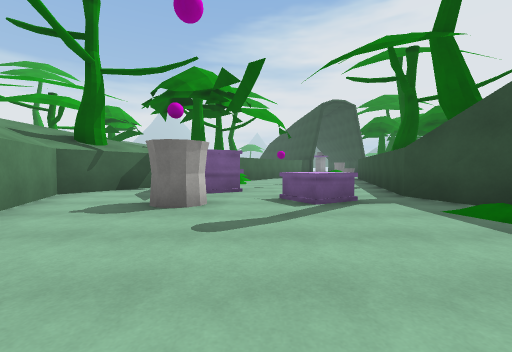
View 1 (above)

20 first-person views from a walk through a Unity game level. The camera is 1.2 m above the floor, tilts 2° down and sees 90° across. The floor is counted in squares, 2 m on a side. Each view is taken from the middle of a square. On the plan, view 1 faces up. The plan holds only what a view shows up to about 9 squares ahead; the rest is blank. The place goes on beyond the plan. The player character is not drawn. Some animated figures are not drawn. Surface patterns are stand-ins for the level's own textures.

View 2
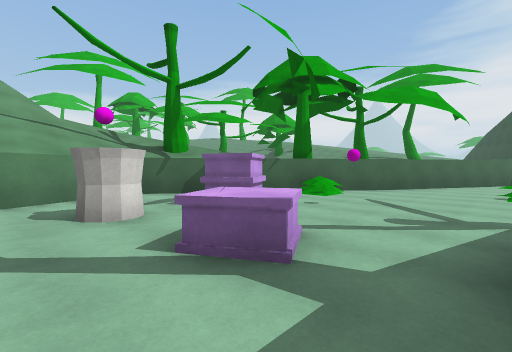

View 3
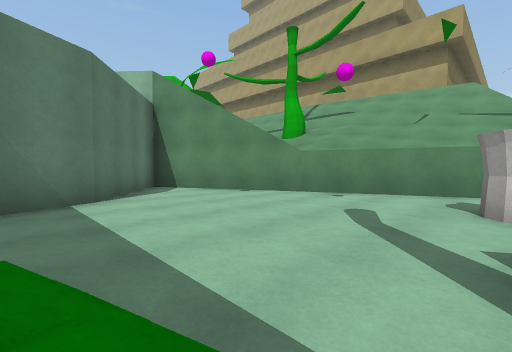

View 4
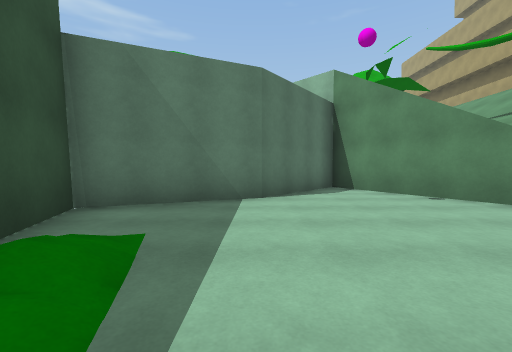

View 5
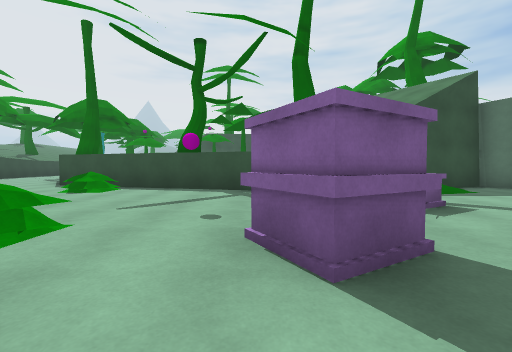

View 6
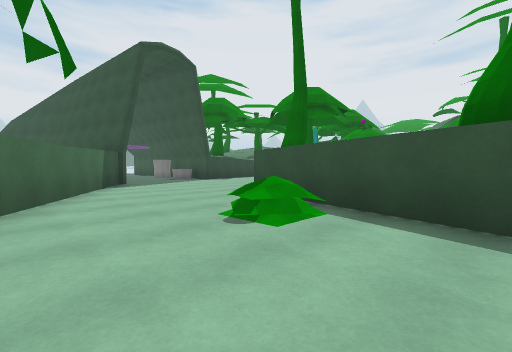

View 7
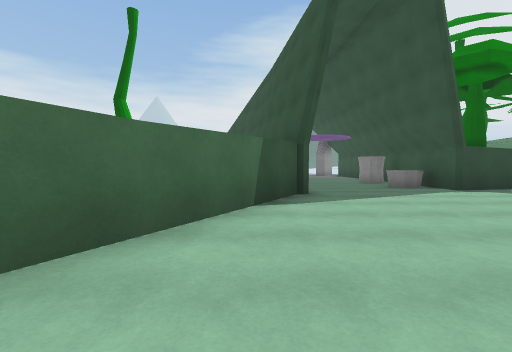

View 8
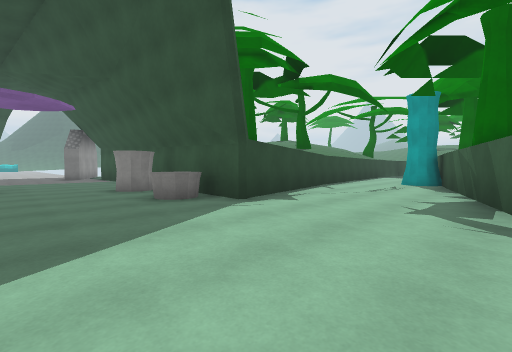

View 9
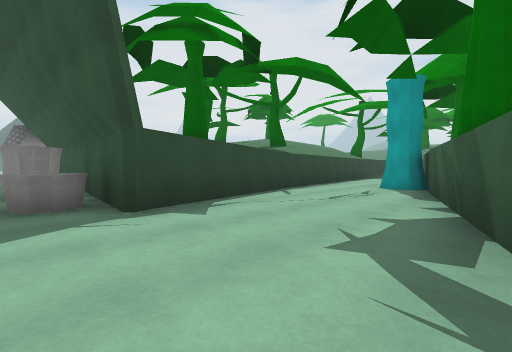

View 10
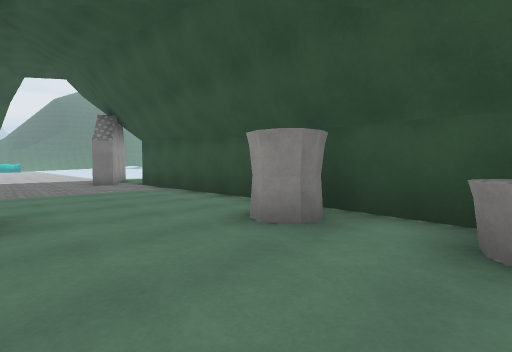

View 11
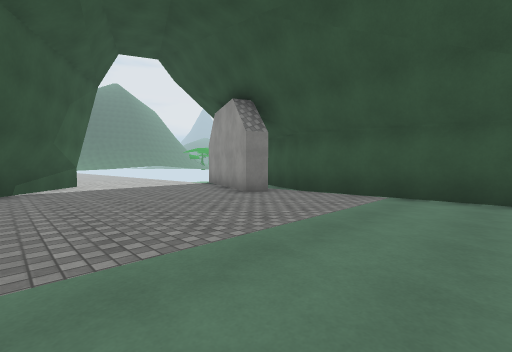

View 12
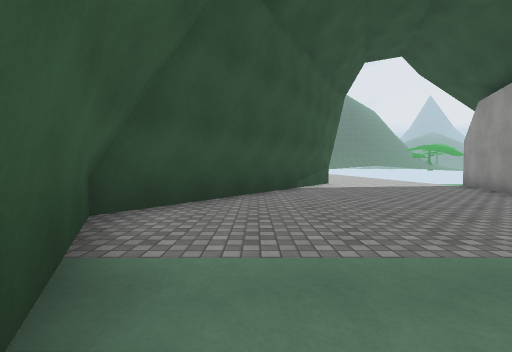

View 13
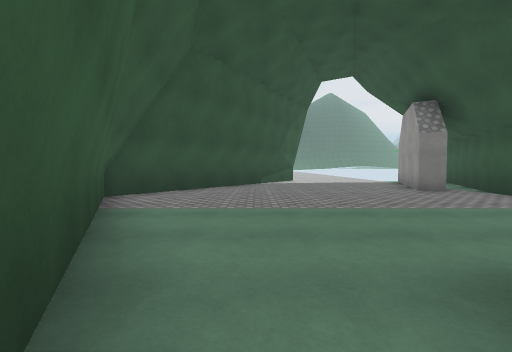

View 14
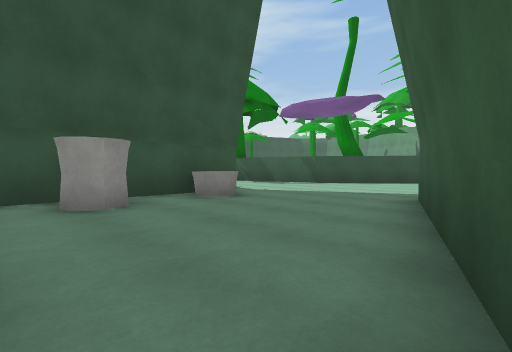

View 15
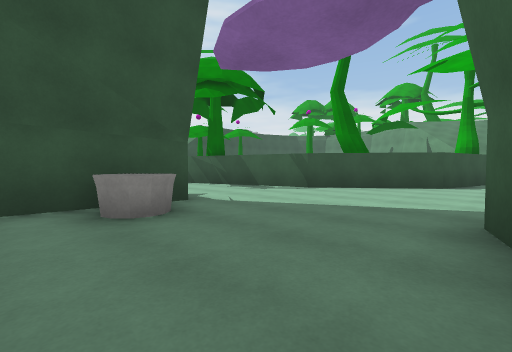

View 16
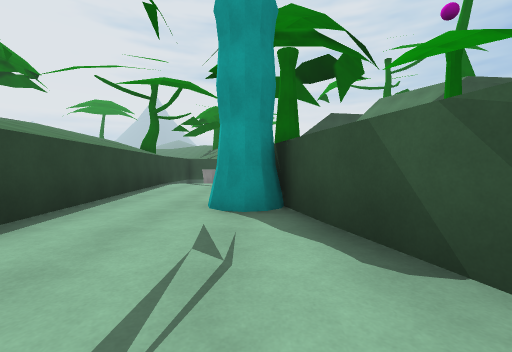

View 17
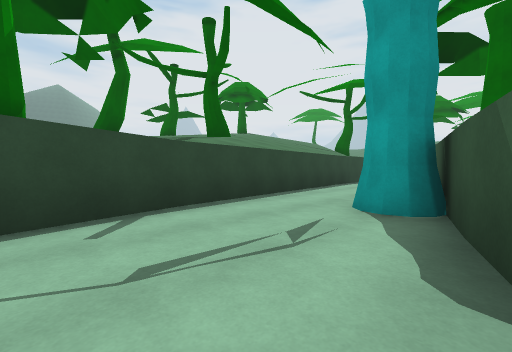

View 18
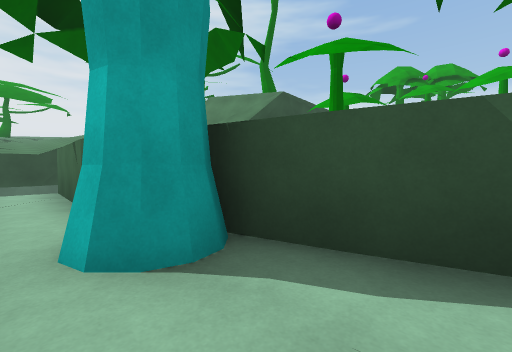

View 19
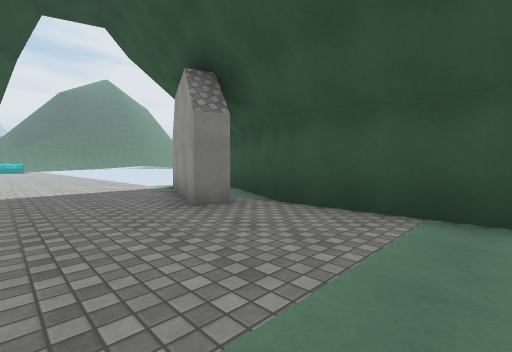

View 20
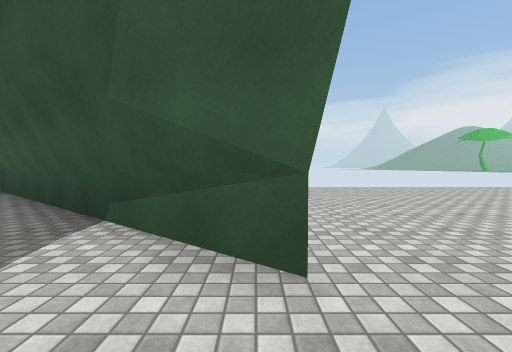

### Floor plan
Points are (right, up) in squares from view 1. A wall is a line through its corners. A room is listed if a view was taken in it or the views show most of it. See-through windows are left out.
Room 1 (views 1, 2, 3, 4, 5, 6, 7, 8, 9, 10, 11, 12, 13, 14, 15, 16, 17, 18, 19, 20)
walls: (2.9, 23) (4.2, 18.7); (3.9, 18.7) (0.1, 11.7); (13, 20.6) (8.1, 19.5) (8.5, 24) (8.4, 29.8) (9.9, 32.9); (7.8, 30.7) (7.6, 30.2) (7.1, 30.4) (8.8, 34.4); (0.1, 11.8) (-0.9, 10.4); (4.7, 35.3) (0, 29.1) (2.5, 24.4); (4.7, 35.4) (4.3, 34.6) (0.2, 29) (0.3, 28.6); (-1.4, 9.7) (-4.3, 5.6) (-0.5, -3.8); (17.3, 18.2) (20.5, 18.1); (20, 21.3) (12.9, 20.6); (-0.3, -3.7) (1.9, -1) (4.7, 0.3) (3, 5.3) (5.3, 13.4) (8.2, 15.6) (16.8, 18.2)
ways out: gap at (3, 5)
objects: other object (-1, 6) to (-1, 7); other object (-1, 10); other object (1, 4) to (2, 5); other object (4, 3); other object (4, 11)

Where each view was taken, in squares from view 1:
view 1: 0 up, 0 right, facing up
view 2: 3 up, 3 right, facing up-left
view 3: 4 up, 3 right, facing down-left
view 4: 4 up, 2 right, facing down
view 5: 7 up, 3 left, facing right
view 6: 9 up, 1 right, facing up-right
view 7: 13 up, 3 right, facing up
view 8: 16 up, 5 right, facing up-right
view 9: 16 up, 7 right, facing up-right
view 10: 21 up, 5 right, facing up-right
view 11: 26 up, 3 right, facing up-right
view 12: 26 up, 2 right, facing up
view 13: 24 up, 3 right, facing up
view 14: 24 up, 3 right, facing down-right
view 15: 22 up, 4 right, facing down-right
view 16: 18 up, 11 right, facing right
view 17: 17 up, 11 right, facing up-right
view 18: 19 up, 13 right, facing down-right
view 19: 27 up, 5 right, facing up-right
view 20: 35 up, 6 right, facing left
